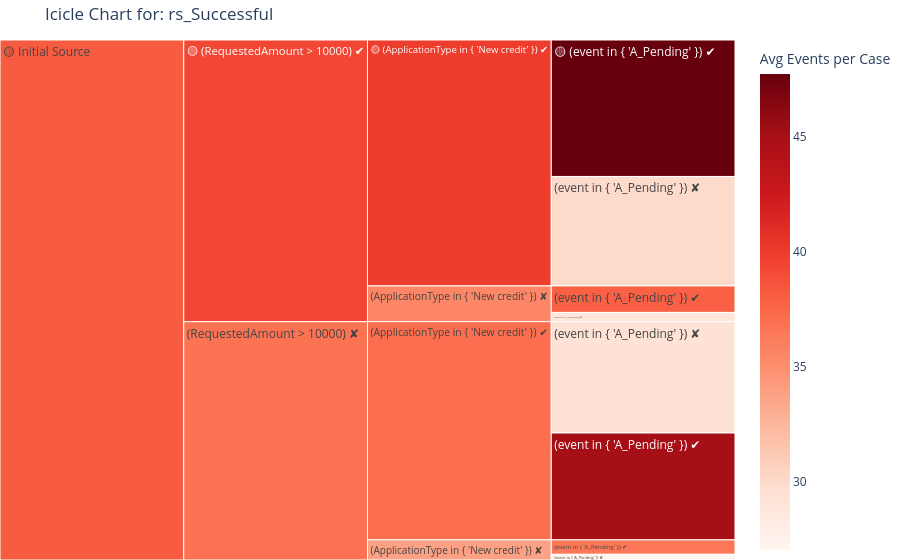

Here is the notebook cell this chart was saved with:
### Code cell
query_exploration_icicle('rs_Successful', log_view, metric='avg_events_per_case', details=False)

### Figure 1 — Plotly figure (JSON) as saved in the notebook; plotly's stock layout.template omitted (floating-point values rounded to 4 significant figures)
{"data": [{"branchvalues": "total", "customdata": [["8,270", "47.71", 47.71], ["6,632", "30.08", 30.08], ["1,606", "37.92", 37.92], ["561", "28.85", 28.85], ["6,473", "45.04", 45.04], ["6,745", "29.37", 29.37], ["879", "36.55", 36.55], ["343", "27.06", 27.06], ["(?)", "(?)", 39.87], ["(?)", "(?)", 35.57], ["(?)", "(?)", 37.04], ["(?)", "(?)", 33.89], ["(?)", "(?)", 39.32], ["(?)", "(?)", 36.78], ["(?)", "(?)", 38.16]], "domain": {"x": [0, 1], "y": [0, 1]}, "hoverinfo": "skip", "ids": ["🟡 Initial Source/🟡 (RequestedAmount > 10000) ✔/🟡 (ApplicationType in { 'New credit' }) ✔/🟡 (event in { 'A_Pending' }) ✔", "🟡 Initial Source/🟡 (RequestedAmount > 10000) ✔/🟡 (ApplicationType in { 'New credit' }) ✔/(event in { 'A_Pending' }) ✘", "🟡 Initial Source/🟡 (RequestedAmount > 10000) ✔/(ApplicationType in { 'New credit' }) ✘/(event in { 'A_Pending' }) ✔", "🟡 Initial Source/🟡 (RequestedAmount > 10000) ✔/(ApplicationType in { 'New credit' }) ✘/(event in { 'A_Pending' }) ✘", "🟡 Initial Source/(RequestedAmount > 10000) ✘/(ApplicationType in { 'New credit' }) ✔/(event in { 'A_Pending' }) ✔", "🟡 Initial Source/(RequestedAmount > 10000) ✘/(ApplicationType in { 'New credit' }) ✔/(event in { 'A_Pending' }) ✘", "🟡 Initial Source/(RequestedAmount > 10000) ✘/(ApplicationType in { 'New credit' }) ✘/(event in { 'A_Pending' }) ✔", "🟡 Initial Source/(RequestedAmount > 10000) ✘/(ApplicationType in { 'New credit' }) ✘/(event in { 'A_Pending' }) ✘", "🟡 Initial Source/🟡 (RequestedAmount > 10000) ✔/🟡 (ApplicationType in { 'New credit' }) ✔", "🟡 Initial Source/🟡 (RequestedAmount > 10000) ✔/(ApplicationType in { 'New credit' }) ✘", "🟡 Initial Source/(RequestedAmount > 10000) ✘/(ApplicationType in { 'New credit' }) ✔", "🟡 Initial Source/(RequestedAmount > 10000) ✘/(ApplicationType in { 'New credit' }) ✘", "🟡 Initial Source/🟡 (RequestedAmount > 10000) ✔", "🟡 Initial Source/(RequestedAmount > 10000) ✘", "🟡 Initial Source"], "labels": ["🟡 (event in { 'A_Pending' }) ✔", "(event in { 'A_Pending' }) ✘", "(event in { 'A_Pending' }) ✔", "(event in { 'A_Pending' }) ✘", "(event in { 'A_Pending' }) ✔", "(event in { 'A_Pending' }) ✘", "(event in { 'A_Pending' }) ✔", "(event in { 'A_Pending' }) ✘", "🟡 (ApplicationType in { 'New credit' }) ✔", "(ApplicationType in { 'New credit' }) ✘", "(ApplicationType in { 'New credit' }) ✔", "(ApplicationType in { 'New credit' }) ✘", "🟡 (RequestedAmount > 10000) ✔", "(RequestedAmount > 10000) ✘", "🟡 Initial Source"], "marker": {"coloraxis": "coloraxis", "colors": [47.71, 30.08, 37.92, 28.85, 45.04, 29.37, 36.55, 27.06, 39.87, 35.57, 37.04, 33.89, 39.32, 36.78, 38.16]}, "name": "", "parents": ["🟡 Initial Source/🟡 (RequestedAmount > 10000) ✔/🟡 (ApplicationType in { 'New credit' }) ✔", "🟡 Initial Source/🟡 (RequestedAmount > 10000) ✔/🟡 (ApplicationType in { 'New credit' }) ✔", "🟡 Initial Source/🟡 (RequestedAmount > 10000) ✔/(ApplicationType in { 'New credit' }) ✘", "🟡 Initial Source/🟡 (RequestedAmount > 10000) ✔/(ApplicationType in { 'New credit' }) ✘", "🟡 Initial Source/(RequestedAmount > 10000) ✘/(ApplicationType in { 'New credit' }) ✔", "🟡 Initial Source/(RequestedAmount > 10000) ✘/(ApplicationType in { 'New credit' }) ✔", "🟡 Initial Source/(RequestedAmount > 10000) ✘/(ApplicationType in { 'New credit' }) ✘", "🟡 Initial Source/(RequestedAmount > 10000) ✘/(ApplicationType in { 'New credit' }) ✘", "🟡 Initial Source/🟡 (RequestedAmount > 10000) ✔", "🟡 Initial Source/🟡 (RequestedAmount > 10000) ✔", "🟡 Initial Source/(RequestedAmount > 10000) ✘", "🟡 Initial Source/(RequestedAmount > 10000) ✘", "🟡 Initial Source", "🟡 Initial Source", ""], "type": "icicle", "values": [8270.0, 6632.0, 1606.0, 561.0, 6473.0, 6745.0, 879.0, 343.0, 14900.0, 2167.0, 13220.0, 1222.0, 17070.0, 14440.0, 31510.0]}], "layout": {"coloraxis": {"colorbar": {"title": {"text": "Avg Events per Case"}}, "colorscale": [[0, "rgb(255,245,240)"], [0.125, "rgb(254,224,210)"], [0.25, "rgb(252,187,161)"], [0.375, "rgb(252,146,114)"], [0.5, "rgb(251,106,74)"], [0.625, "rgb(239,59,44)"], [0.75, "rgb(203,24,29)"], [0.875, "rgb(165,15,21)"], [1, "rgb(103,0,13)"]]}, "legend": {"tracegroupgap": 0}, "margin": {"b": 0, "l": 0, "r": 0, "t": 40}, "title": {"text": "Icicle Chart for: rs_Successful"}}}
